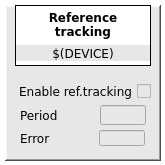
<?xml version="1.0" encoding="UTF-8"?>
<ui version="4.0">
 <class>MainWindow</class>
 <widget class="QMainWindow" name="MainWindow">
  <property name="geometry">
   <rect>
    <x>0</x>
    <y>0</y>
    <width>165</width>
    <height>165</height>
   </rect>
  </property>
  <property name="font">
   <font>
    <family>DejaVu Sans</family>
   </font>
  </property>
  <property name="windowTitle">
   <string>$(MODULE)</string>
  </property>
  <property name="styleSheet">
   <string notr="true">background-color: rgb(255, 255, 255);</string>
  </property>
  <property name="Title" stdset="0">
   <string>$(DEVICE): reference tracking</string>
  </property>
  <widget class="QWidget" name="centralwidget">
   <widget class="caFrame" name="caframe_6">
    <property name="geometry">
     <rect>
      <x>5</x>
      <y>5</y>
      <width>156</width>
      <height>156</height>
     </rect>
    </property>
    <property name="font">
     <font>
      <family>DejaVu Sans</family>
     </font>
    </property>
    <property name="styleSheet">
     <string notr="true">background-color: rgb(231, 231, 231);</string>
    </property>
    <property name="frameShape">
     <enum>QFrame::WinPanel</enum>
    </property>
    <property name="frameShadow">
     <enum>QFrame::Raised</enum>
    </property>
    <property name="lineWidth">
     <number>1</number>
    </property>
    <property name="midLineWidth">
     <number>1</number>
    </property>
    <property name="background">
     <color>
      <red>0</red>
      <green>0</green>
      <blue>0</blue>
     </color>
    </property>
    <property name="backgroundMode">
     <enum>caFrame::Filled</enum>
    </property>
    <widget class="QLabel" name="label_31">
     <property name="geometry">
      <rect>
       <x>10</x>
       <y>0</y>
       <width>136</width>
       <height>61</height>
      </rect>
     </property>
     <property name="font">
      <font>
       <family>DejaVu Sans</family>
       <weight>75</weight>
       <bold>true</bold>
      </font>
     </property>
     <property name="styleSheet">
      <string notr="true">background-color: rgb(255, 255, 255);</string>
     </property>
     <property name="frameShape">
      <enum>QFrame::Box</enum>
     </property>
     <property name="text">
      <string>Reference
tracking</string>
     </property>
     <property name="alignment">
      <set>Qt::AlignHCenter|Qt::AlignTop</set>
     </property>
    </widget>
    <widget class="caLabel" name="calabel_2">
     <property name="geometry">
      <rect>
       <x>11</x>
       <y>40</y>
       <width>134</width>
       <height>16</height>
      </rect>
     </property>
     <property name="font">
      <font>
       <family>DejaVu Sans</family>
       <pointsize>9</pointsize>
      </font>
     </property>
     <property name="text">
      <string>$(DEVICE)</string>
     </property>
     <property name="alignment">
      <set>Qt::AlignCenter</set>
     </property>
     <property name="background">
      <color>
       <red>255</red>
       <green>255</green>
       <blue>255</blue>
      </color>
     </property>
    </widget>
    <widget class="QLabel" name="label_50">
     <property name="geometry">
      <rect>
       <x>15</x>
       <y>100</y>
       <width>56</width>
       <height>20</height>
      </rect>
     </property>
     <property name="font">
      <font>
       <family>DejaVu Sans</family>
       <pointsize>9</pointsize>
      </font>
     </property>
     <property name="text">
      <string>Period</string>
     </property>
     <property name="alignment">
      <set>Qt::AlignLeading|Qt::AlignLeft|Qt::AlignVCenter</set>
     </property>
    </widget>
    <widget class="caTextEntry" name="catextentry">
     <property name="geometry">
      <rect>
       <x>95</x>
       <y>100</y>
       <width>46</width>
       <height>20</height>
      </rect>
     </property>
     <property name="alignment">
      <set>Qt::AlignRight|Qt::AlignTrailing|Qt::AlignVCenter</set>
     </property>
     <property name="channel" stdset="0">
      <string notr="true">$(DEVICE):app:ref_tracking:period</string>
     </property>
     <property name="foreground">
      <color>
       <red>170</red>
       <green>0</green>
       <blue>0</blue>
      </color>
     </property>
     <property name="background">
      <color>
       <red>255</red>
       <green>255</green>
       <blue>127</blue>
      </color>
     </property>
     <property name="colorMode">
      <enum>caLineEdit::Static</enum>
     </property>
     <property name="precisionMode">
      <enum>caLineEdit::User</enum>
     </property>
     <property name="limitsMode">
      <enum>caLineEdit::User</enum>
     </property>
     <property name="maxValue">
      <double>600.000000000000000</double>
     </property>
     <property name="minValue">
      <double>10.000000000000000</double>
     </property>
    </widget>
    <widget class="QLabel" name="label_51">
     <property name="geometry">
      <rect>
       <x>15</x>
       <y>125</y>
       <width>56</width>
       <height>16</height>
      </rect>
     </property>
     <property name="font">
      <font>
       <family>DejaVu Sans</family>
       <pointsize>9</pointsize>
      </font>
     </property>
     <property name="text">
      <string>Error</string>
     </property>
     <property name="alignment">
      <set>Qt::AlignLeading|Qt::AlignLeft|Qt::AlignVCenter</set>
     </property>
    </widget>
    <widget class="caToggleButton" name="catogglebutton">
     <property name="geometry">
      <rect>
       <x>10</x>
       <y>76</y>
       <width>136</width>
       <height>21</height>
      </rect>
     </property>
     <property name="font">
      <font>
       <family>DejaVu Sans</family>
       <pointsize>9</pointsize>
      </font>
     </property>
     <property name="layoutDirection">
      <enum>Qt::RightToLeft</enum>
     </property>
     <property name="text">
      <string>Enable ref.tracking</string>
     </property>
     <property name="channel" stdset="0">
      <string notr="true">$(DEVICE):app:ref_tracking:enabled</string>
     </property>
     <property name="trueValue">
      <string>true</string>
     </property>
     <property name="falseValue">
      <string>false</string>
     </property>
    </widget>
    <widget class="caLineEdit" name="calineedit">
     <property name="geometry">
      <rect>
       <x>94</x>
       <y>125</y>
       <width>46</width>
       <height>16</height>
      </rect>
     </property>
     <property name="channel" stdset="0">
      <string notr="true">$(DEVICE):app:ref_tracking:error</string>
     </property>
    </widget>
   </widget>
  </widget>
 </widget>
 <customwidgets>
  <customwidget>
   <class>caTextEntry</class>
   <extends>caLineEdit</extends>
   <header>caTextEntry</header>
  </customwidget>
  <customwidget>
   <class>caToggleButton</class>
   <extends>QCheckBox</extends>
   <header>caToggleButton</header>
  </customwidget>
  <customwidget>
   <class>caFrame</class>
   <extends>QFrame</extends>
   <header>caFrame</header>
   <container>1</container>
  </customwidget>
  <customwidget>
   <class>caLabel</class>
   <extends>QLabel</extends>
   <header>caLabel</header>
  </customwidget>
  <customwidget>
   <class>caLineEdit</class>
   <extends>QLineEdit</extends>
   <header>caLineEdit</header>
  </customwidget>
 </customwidgets>
 <resources/>
 <connections/>
 <designerdata>
  <property name="gridDeltaX">
   <number>5</number>
  </property>
  <property name="gridDeltaY">
   <number>5</number>
  </property>
  <property name="gridSnapX">
   <bool>true</bool>
  </property>
  <property name="gridSnapY">
   <bool>true</bool>
  </property>
  <property name="gridVisible">
   <bool>true</bool>
  </property>
 </designerdata>
</ui>
